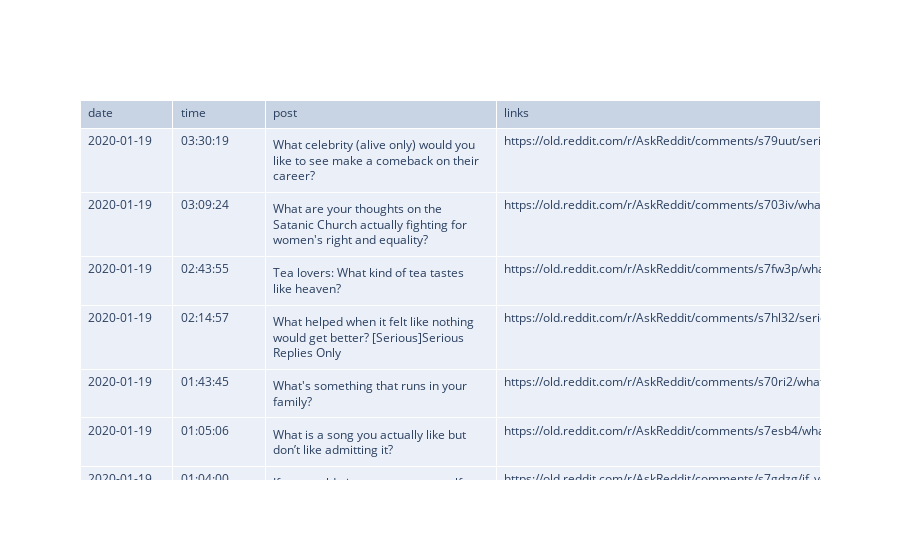

Write notebook code for a chart like this one.
### Code cell
fig = go.Figure([data])
fig

### Figure 1 — Plotly figure (JSON) as saved in the notebook; plotly's stock layout.template omitted (floating-point values rounded to 4 significant figures)
{"data": [{"cells": {"align": ["left"], "values": [["2020-01-19", "2020-01-19", "2020-01-19", "2020-01-19", "2020-01-19", "2020-01-19", "2020-01-19", "2020-01-19", "2020-01-18", "2020-01-18", "2020-01-18", "2020-01-18", "2020-01-18", "2020-01-18", "2020-01-18", "2020-01-18", "2020-01-18", "2020-01-18", "2020-01-18", "2020-01-18", "2020-01-18", "2020-01-18", "2020-01-18", "2020-01-18", "2020-01-18"], ["03:30:19", "03:09:24", "02:43:55", "02:14:57", "01:43:45", "01:05:06", "01:04:00", "00:36:03", "22:03:57", "21:59:29", "21:11:23", "20:06:52", "18:38:51", "18:04:06", "17:17:06", "17:12:32", "17:09:40", "16:45:37", "15:59:58", "15:48:49", "15:29:05", "13:44:02", "13:38:18", "11:21:50", "03:03:41"], ["What celebrity (alive only) would you like to see make a comeback on their career?", "What are your thoughts on the Satanic Church actually fighting for women's right and equality?", "Tea lovers: What kind of tea tastes like heaven?", "What helped when it felt like nothing would get better? [Serious]Serious Replies Only", "What's something that runs in your family?", "What is a song you actually like but don’t like admitting it?", "If you could give your teenage self any 1 piece of advice, what would it be?", "Your username name is your lover, how is your love life?", "What's an 'old person' activity that you thoroughly enjoy?", "What’s the creepiest thing that’s ever happened to you? (Serious)Serious Replies Only", "To those no longer bound by NDAs, what's something you couldn't talk about before?", "When did you realize you got old?", "What is the most overrated band of all time?", "What’s the most dangerous basic belief a person can have?", "Men of Reddit, what’s something to get for a guy that’s equivalent to flowers?", "What’s the biggest thing for you that tells you just how f**ked up society is?", "What's your favorite fast food?", "If you had a clone of yourself, what would would use them for?", "What was the best purchase you made during the pandemic?", "You wake up from a 1000 years coma. It's 3022, and people still speak English. What's your first question ?", "[Serious]What was the best thing you ever learned from a therapist?Serious Replies Only", "People Who Were 16+ In The 90s: What Did You Think of the Teen Pop Scene At The Time(Britney Spears, NSYC, Backstreet Boys, Spice Girls)?", "What show/movie was very hyped up but ended up being fucking awful?", "What food will you never get tired of no matter how many times you eat it?", "[Serious] Religious people of Reddit: What makes you positive that your religion is the 'correct' religion?Serious Replies Only"], ["https://old.reddit.com/r/AskReddit/comments/s79uut/serious_religious_people_of_reddit_what_makes_you/", "https://old.reddit.com/r/AskReddit/comments/s703iv/what_are_your_thoughts_on_the_satanic_church/", "https://old.reddit.com/r/AskReddit/comments/s7fw3p/what_celebrity_alive_only_would_you_like_to_see/", "https://old.reddit.com/r/AskReddit/comments/s7hl32/seriouswhat_was_the_best_thing_you_ever_learned/", "https://old.reddit.com/r/AskReddit/comments/s70ri2/whats_something_that_runs_in_your_family/", "https://old.reddit.com/r/AskReddit/comments/s7esb4/what_is_a_song_you_actually_like_but_dont_like/", "https://old.reddit.com/r/AskReddit/comments/s7gdzg/if_you_could_go_through_exactly_the_same_as_they/", "https://old.reddit.com/r/AskReddit/comments/s7cpez/your_username_name_is_your_lover_how_is_your_love/", "https://old.reddit.com/r/AskReddit/comments/s6vat9/what_food_will_you_never_get_tired_of_no_matter/", "https://old.reddit.com/r/AskReddit/comments/s72ck0/whats_your_favorite_fast_food/", "https://old.reddit.com/r/AskReddit/comments/s780cj/to_those_no_longer_bound_by_ndas_whats_something/", "https://old.reddit.com/r/AskReddit/comments/s71sf0/if_you_had_a_clone_of_yourself_what_would_would/", "https://old.reddit.com/r/AskReddit/comments/s74geg/what_is_the_most_overrated_band_of_all_time/", "https://old.reddit.com/r/AskReddit/comments/s7gauk/whats_the_most_dangerous_basic_belief_a_person/", "https://old.reddit.com/r/AskReddit/comments/s72j1v/men_of_reddit_whats_something_to_get_for_a_guy/", "https://old.reddit.com/r/AskReddit/comments/s72f3t/whats_the_biggest_thing_for_you_that_tells_you/", "https://old.reddit.com/r/AskReddit/comments/s7dbvc/whats_the_creepiest_thing_thats_ever_happened_to/", "https://old.reddit.com/r/AskReddit/comments/s794jr/what_helped_when_it_felt_like_nothing_would_get/", "https://old.reddit.com/r/AskReddit/comments/s70j17/you_wake_up_from_a_1000_years_coma_its_3022_and/", "https://old.reddit.com/r/AskReddit/comments/s7e4xx/what_was_the_best_purchase_you_made_during_the/", "https://old.reddit.com/r/AskReddit/comments/s7fdfw/when_did_you_realize_you_got_old/", "https://old.reddit.com/r/AskReddit/comments/s76i35/tea_lovers_what_kind_of_tea_tastes_like_heaven/", "https://old.reddit.com/r/AskReddit/comments/s6xqea/what_showmovie_was_very_hyped_up_but_ended_up/", "https://old.reddit.com/r/AskReddit/comments/s798jy/whats_an_old_person_activity_that_you_thoroughly/", "https://old.reddit.com/r/AskReddit/comments/s7eszm/seriouswhat_the_creepiest_declassified_documents/"]]}, "columnwidth": [200, 200, 500, 700], "header": {"align": ["left"], "values": ["date", "time", "post", "links"]}, "type": "table"}], "layout": {}}
